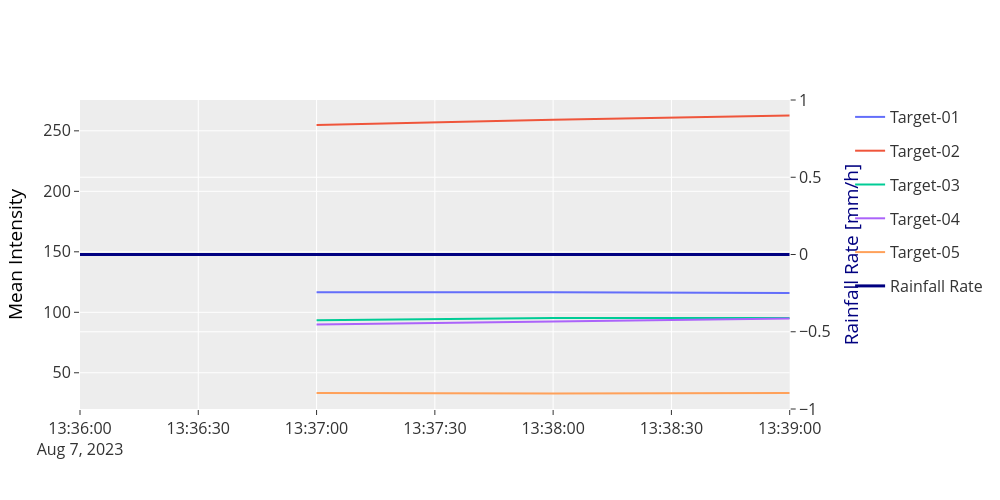
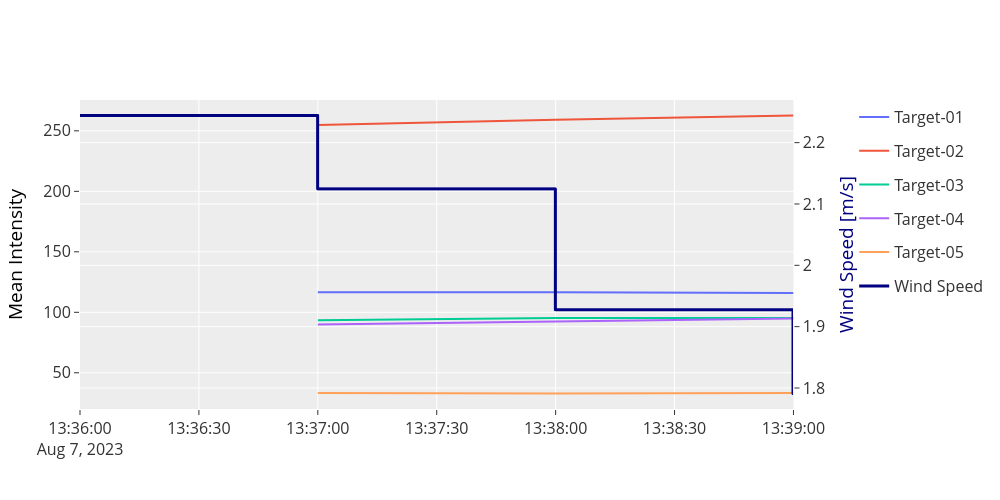
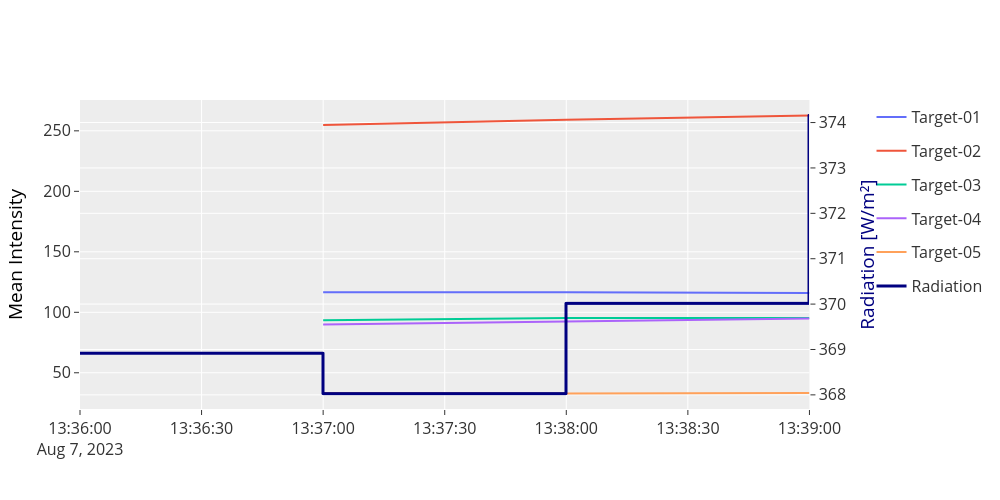

The notebook cell these images were saved under, in order:
### Markdown cell above
### Mean intensity of full target (all reflectivities)

### Code cell
NORMALIZE = False

if NORMALIZE:
    targ_stats = target_statistics_norm
    weather_stats = df_relevant_norm
else:
    targ_stats = target_statistics
    weather_stats = df_relevant


fig = target_stat_vs_precipitation(
    targ_stats,
    weather_stats.precipitation.intensity_hour_shifted,
    exclude_cols=None,  # ["Target-02"],
    fig_size=(1000, 500),
    precipitation_name="Rainfall Rate",
    yaxis_title="Mean Intensity",
    yaxis2_title="Rainfall Rate [mm/h]",
)
fig.show()
fig = target_stat_vs_precipitation(
    targ_stats,
    weather_stats.wind.speed_avg,
    exclude_cols=None,  # ["Target-02"],
    fig_size=(1000, 500),
    precipitation_name="Wind Speed",
    yaxis_title="Mean Intensity",
    yaxis2_title="Wind Speed [m/s]",
)
fig.show()
fig = target_stat_vs_precipitation(
    targ_stats,
    weather_stats.radiation.current,
    exclude_cols=None,  # ["Target-02"],
    fig_size=(1000, 500),
    precipitation_name="Radiation",
    yaxis_title="Mean Intensity",
    yaxis2_title="Radiation [W/m²]",
)
fig.show()

### Figure 1 — Plotly figure (JSON) as saved in the notebook; plotly's stock layout.template omitted (floating-point values rounded to 4 significant figures)
{"data": [{"hovertemplate": "target=Target-01<br>index=%{x}<br>intensity=%{y}<extra></extra>", "legendgroup": "Target-01", "line": {"color": "#636efa", "dash": "solid"}, "marker": {"symbol": "circle"}, "mode": "lines", "name": "Target-01", "orientation": "v", "showlegend": true, "type": "scatter", "x": ["2023-08-07T13:37:00.000000000", "2023-08-07T13:38:00.000000000", "2023-08-07T13:39:00.000000000"], "xaxis": "x", "y": [116.5, 116.6, 116.0], "yaxis": "y"}, {"hovertemplate": "target=Target-02<br>index=%{x}<br>intensity=%{y}<extra></extra>", "legendgroup": "Target-02", "line": {"color": "#EF553B", "dash": "solid"}, "marker": {"symbol": "circle"}, "mode": "lines", "name": "Target-02", "orientation": "v", "showlegend": true, "type": "scatter", "x": ["2023-08-07T13:37:00.000000000", "2023-08-07T13:38:00.000000000", "2023-08-07T13:39:00.000000000"], "xaxis": "x", "y": [254.9, 259.1, 262.7], "yaxis": "y"}, {"hovertemplate": "target=Target-03<br>index=%{x}<br>intensity=%{y}<extra></extra>", "legendgroup": "Target-03", "line": {"color": "#00cc96", "dash": "solid"}, "marker": {"symbol": "circle"}, "mode": "lines", "name": "Target-03", "orientation": "v", "showlegend": true, "type": "scatter", "x": ["2023-08-07T13:37:00.000000000", "2023-08-07T13:38:00.000000000", "2023-08-07T13:39:00.000000000"], "xaxis": "x", "y": [93.5, 95.23, 95.3], "yaxis": "y"}, {"hovertemplate": "target=Target-04<br>index=%{x}<br>intensity=%{y}<extra></extra>", "legendgroup": "Target-04", "line": {"color": "#ab63fa", "dash": "solid"}, "marker": {"symbol": "circle"}, "mode": "lines", "name": "Target-04", "orientation": "v", "showlegend": true, "type": "scatter", "x": ["2023-08-07T13:37:00.000000000", "2023-08-07T13:38:00.000000000", "2023-08-07T13:39:00.000000000"], "xaxis": "x", "y": [89.97, 92.72, 94.96], "yaxis": "y"}, {"hovertemplate": "target=Target-05<br>index=%{x}<br>intensity=%{y}<extra></extra>", "legendgroup": "Target-05", "line": {"color": "#FFA15A", "dash": "solid"}, "marker": {"symbol": "circle"}, "mode": "lines", "name": "Target-05", "orientation": "v", "showlegend": true, "type": "scatter", "x": ["2023-08-07T13:37:00.000000000", "2023-08-07T13:38:00.000000000", "2023-08-07T13:39:00.000000000"], "xaxis": "x", "y": [33.29, 32.83, 33.35], "yaxis": "y"}, {"line": {"color": "#000080", "shape": "hv", "width": 3}, "mode": "lines", "name": "Rainfall Rate", "type": "scattergl", "x": ["2023-08-07T13:36:00.000000000", "2023-08-07T13:37:00.000000000", "2023-08-07T13:38:00.000000000", "2023-08-07T13:39:00.000000000"], "xaxis": "x", "y": [0.0, 0.0, 0.0, 0.0], "yaxis": "y2"}], "layout": {"autosize": false, "font": {"size": 16}, "height": 500, "width": 1000, "xaxis": {"anchor": "y", "domain": [0, 0.94], "title": {"text": ""}}, "yaxis": {"anchor": "x", "domain": [0, 1], "title": {"font": {"color": "#000000"}, "text": "Mean Intensity"}}, "yaxis2": {"anchor": "x", "overlaying": "y", "side": "right", "title": {"font": {"color": "#000080"}, "text": "Rainfall Rate [mm/h]"}}}}

### Figure 2 — Plotly figure (JSON) as saved in the notebook; plotly's stock layout.template omitted (floating-point values rounded to 4 significant figures)
{"data": [{"hovertemplate": "target=Target-01<br>index=%{x}<br>intensity=%{y}<extra></extra>", "legendgroup": "Target-01", "line": {"color": "#636efa", "dash": "solid"}, "marker": {"symbol": "circle"}, "mode": "lines", "name": "Target-01", "orientation": "v", "showlegend": true, "type": "scatter", "x": ["2023-08-07T13:37:00.000000000", "2023-08-07T13:38:00.000000000", "2023-08-07T13:39:00.000000000"], "xaxis": "x", "y": [116.5, 116.6, 116.0], "yaxis": "y"}, {"hovertemplate": "target=Target-02<br>index=%{x}<br>intensity=%{y}<extra></extra>", "legendgroup": "Target-02", "line": {"color": "#EF553B", "dash": "solid"}, "marker": {"symbol": "circle"}, "mode": "lines", "name": "Target-02", "orientation": "v", "showlegend": true, "type": "scatter", "x": ["2023-08-07T13:37:00.000000000", "2023-08-07T13:38:00.000000000", "2023-08-07T13:39:00.000000000"], "xaxis": "x", "y": [254.9, 259.1, 262.7], "yaxis": "y"}, {"hovertemplate": "target=Target-03<br>index=%{x}<br>intensity=%{y}<extra></extra>", "legendgroup": "Target-03", "line": {"color": "#00cc96", "dash": "solid"}, "marker": {"symbol": "circle"}, "mode": "lines", "name": "Target-03", "orientation": "v", "showlegend": true, "type": "scatter", "x": ["2023-08-07T13:37:00.000000000", "2023-08-07T13:38:00.000000000", "2023-08-07T13:39:00.000000000"], "xaxis": "x", "y": [93.5, 95.23, 95.3], "yaxis": "y"}, {"hovertemplate": "target=Target-04<br>index=%{x}<br>intensity=%{y}<extra></extra>", "legendgroup": "Target-04", "line": {"color": "#ab63fa", "dash": "solid"}, "marker": {"symbol": "circle"}, "mode": "lines", "name": "Target-04", "orientation": "v", "showlegend": true, "type": "scatter", "x": ["2023-08-07T13:37:00.000000000", "2023-08-07T13:38:00.000000000", "2023-08-07T13:39:00.000000000"], "xaxis": "x", "y": [89.97, 92.72, 94.96], "yaxis": "y"}, {"hovertemplate": "target=Target-05<br>index=%{x}<br>intensity=%{y}<extra></extra>", "legendgroup": "Target-05", "line": {"color": "#FFA15A", "dash": "solid"}, "marker": {"symbol": "circle"}, "mode": "lines", "name": "Target-05", "orientation": "v", "showlegend": true, "type": "scatter", "x": ["2023-08-07T13:37:00.000000000", "2023-08-07T13:38:00.000000000", "2023-08-07T13:39:00.000000000"], "xaxis": "x", "y": [33.29, 32.83, 33.35], "yaxis": "y"}, {"line": {"color": "#000080", "shape": "hv", "width": 3}, "mode": "lines", "name": "Wind Speed", "type": "scattergl", "x": ["2023-08-07T13:36:00.000000000", "2023-08-07T13:37:00.000000000", "2023-08-07T13:38:00.000000000", "2023-08-07T13:39:00.000000000"], "xaxis": "x", "y": [2.244, 2.125, 1.928, 1.791], "yaxis": "y2"}], "layout": {"autosize": false, "font": {"size": 16}, "height": 500, "width": 1000, "xaxis": {"anchor": "y", "domain": [0, 0.94], "title": {"text": ""}}, "yaxis": {"anchor": "x", "domain": [0, 1], "title": {"font": {"color": "#000000"}, "text": "Mean Intensity"}}, "yaxis2": {"anchor": "x", "overlaying": "y", "side": "right", "title": {"font": {"color": "#000080"}, "text": "Wind Speed [m/s]"}}}}

### Figure 3 — Plotly figure (JSON) as saved in the notebook; plotly's stock layout.template omitted (floating-point values rounded to 4 significant figures)
{"data": [{"hovertemplate": "target=Target-01<br>index=%{x}<br>intensity=%{y}<extra></extra>", "legendgroup": "Target-01", "line": {"color": "#636efa", "dash": "solid"}, "marker": {"symbol": "circle"}, "mode": "lines", "name": "Target-01", "orientation": "v", "showlegend": true, "type": "scatter", "x": ["2023-08-07T13:37:00.000000000", "2023-08-07T13:38:00.000000000", "2023-08-07T13:39:00.000000000"], "xaxis": "x", "y": [116.5, 116.6, 116.0], "yaxis": "y"}, {"hovertemplate": "target=Target-02<br>index=%{x}<br>intensity=%{y}<extra></extra>", "legendgroup": "Target-02", "line": {"color": "#EF553B", "dash": "solid"}, "marker": {"symbol": "circle"}, "mode": "lines", "name": "Target-02", "orientation": "v", "showlegend": true, "type": "scatter", "x": ["2023-08-07T13:37:00.000000000", "2023-08-07T13:38:00.000000000", "2023-08-07T13:39:00.000000000"], "xaxis": "x", "y": [254.9, 259.1, 262.7], "yaxis": "y"}, {"hovertemplate": "target=Target-03<br>index=%{x}<br>intensity=%{y}<extra></extra>", "legendgroup": "Target-03", "line": {"color": "#00cc96", "dash": "solid"}, "marker": {"symbol": "circle"}, "mode": "lines", "name": "Target-03", "orientation": "v", "showlegend": true, "type": "scatter", "x": ["2023-08-07T13:37:00.000000000", "2023-08-07T13:38:00.000000000", "2023-08-07T13:39:00.000000000"], "xaxis": "x", "y": [93.5, 95.23, 95.3], "yaxis": "y"}, {"hovertemplate": "target=Target-04<br>index=%{x}<br>intensity=%{y}<extra></extra>", "legendgroup": "Target-04", "line": {"color": "#ab63fa", "dash": "solid"}, "marker": {"symbol": "circle"}, "mode": "lines", "name": "Target-04", "orientation": "v", "showlegend": true, "type": "scatter", "x": ["2023-08-07T13:37:00.000000000", "2023-08-07T13:38:00.000000000", "2023-08-07T13:39:00.000000000"], "xaxis": "x", "y": [89.97, 92.72, 94.96], "yaxis": "y"}, {"hovertemplate": "target=Target-05<br>index=%{x}<br>intensity=%{y}<extra></extra>", "legendgroup": "Target-05", "line": {"color": "#FFA15A", "dash": "solid"}, "marker": {"symbol": "circle"}, "mode": "lines", "name": "Target-05", "orientation": "v", "showlegend": true, "type": "scatter", "x": ["2023-08-07T13:37:00.000000000", "2023-08-07T13:38:00.000000000", "2023-08-07T13:39:00.000000000"], "xaxis": "x", "y": [33.29, 32.83, 33.35], "yaxis": "y"}, {"line": {"color": "#000080", "shape": "hv", "width": 3}, "mode": "lines", "name": "Radiation", "type": "scattergl", "x": ["2023-08-07T13:36:00.000000000", "2023-08-07T13:37:00.000000000", "2023-08-07T13:38:00.000000000", "2023-08-07T13:39:00.000000000"], "xaxis": "x", "y": [368.9, 368.0, 370.0, 374.2], "yaxis": "y2"}], "layout": {"autosize": false, "font": {"size": 16}, "height": 500, "width": 1000, "xaxis": {"anchor": "y", "domain": [0, 0.94], "title": {"text": ""}}, "yaxis": {"anchor": "x", "domain": [0, 1], "title": {"font": {"color": "#000000"}, "text": "Mean Intensity"}}, "yaxis2": {"anchor": "x", "overlaying": "y", "side": "right", "title": {"font": {"color": "#000080"}, "text": "Radiation [W/m²]"}}}}
